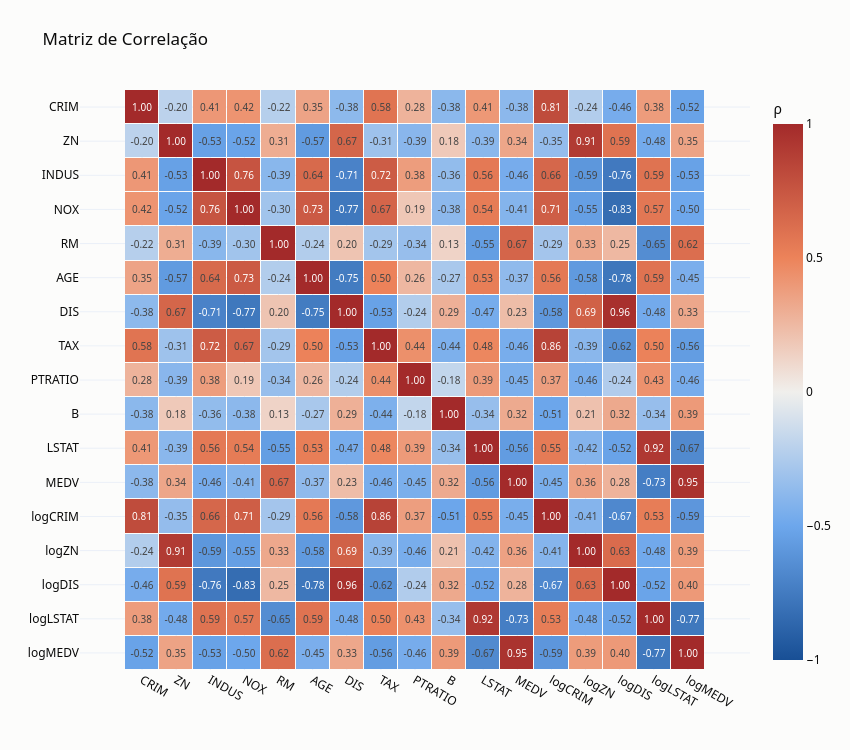

Write notebook code for a chart like this one.
### Markdown cell above
> `CHAS` não entra na matriz de correlação de Pearson, pois é uma variável categórica (binária). Sua associação com `MEDV` foi avaliada na Parte 3 pela comparação entre grupos, e sua relação com os demais preditores é avaliada pelo VIF, onde entra como variável indicadora.

### Code cell
corr = df.drop(columns='CHAS').corr(numeric_only=True)
heatmap_correlacao(corr, 'Matriz de Correlação', 'heatmap_de_correlacao')

### Figure 1 — Plotly figure (JSON) as saved in the notebook; plotly's stock layout.template omitted (floating-point values rounded to 4 significant figures; data arrays with more than 128 entries replaced by an {"elided": "..."} marker saying what was removed)
{"data": [{"colorbar": {"title": {"text": "ρ"}}, "colorscale": [[0, "#184f95"], [0.25, "#6da7ec"], [0.5, "#f0efec"], [0.75, "#ec835a"], [1, "#a32a2a"]], "hovertemplate": "%{y} x %{x}<br>correlação = %{z:.3f}<extra></extra>", "text": {"elided": "17x17 float values"}, "texttemplate": "%{text:.2f}", "type": "heatmap", "x": ["CRIM", "ZN", "INDUS", "NOX", "RM", "AGE", "DIS", "TAX", "PTRATIO", "B", "LSTAT", "MEDV", "logCRIM", "logZN", "logDIS", "logLSTAT", "logMEDV"], "xgap": 1, "y": ["CRIM", "ZN", "INDUS", "NOX", "RM", "AGE", "DIS", "TAX", "PTRATIO", "B", "LSTAT", "MEDV", "logCRIM", "logZN", "logDIS", "logLSTAT", "logMEDV"], "ygap": 1, "z": {"elided": "17x17 float values"}, "zmax": 1, "zmid": 0, "zmin": -1}], "layout": {"height": 750, "margin": {"t": 90}, "title": {"text": "Matriz de Correlação"}, "width": 850, "yaxis": {"autorange": "reversed", "scaleanchor": "x"}}}
